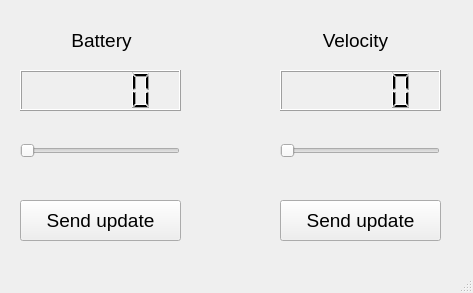
<?xml version="1.0" encoding="UTF-8"?>
<ui version="4.0">
 <class>MainWindow</class>
 <widget class="QMainWindow" name="MainWindow">
  <property name="geometry">
   <rect>
    <x>0</x>
    <y>0</y>
    <width>473</width>
    <height>293</height>
   </rect>
  </property>
  <property name="windowTitle">
   <string>MainWindow</string>
  </property>
  <widget class="QWidget" name="centralwidget">
   <widget class="QSlider" name="battery_slider">
    <property name="geometry">
     <rect>
      <x>20</x>
      <y>120</y>
      <width>160</width>
      <height>61</height>
     </rect>
    </property>
    <property name="singleStep">
     <number>10</number>
    </property>
    <property name="orientation">
     <enum>Qt::Horizontal</enum>
    </property>
   </widget>
   <widget class="QLCDNumber" name="battery_lcd">
    <property name="geometry">
     <rect>
      <x>20</x>
      <y>70</y>
      <width>161</width>
      <height>41</height>
     </rect>
    </property>
   </widget>
   <widget class="QLCDNumber" name="velocity_lcd">
    <property name="geometry">
     <rect>
      <x>280</x>
      <y>70</y>
      <width>161</width>
      <height>41</height>
     </rect>
    </property>
   </widget>
   <widget class="QSlider" name="velocity_slider">
    <property name="geometry">
     <rect>
      <x>280</x>
      <y>120</y>
      <width>160</width>
      <height>61</height>
     </rect>
    </property>
    <property name="singleStep">
     <number>10</number>
    </property>
    <property name="orientation">
     <enum>Qt::Horizontal</enum>
    </property>
   </widget>
   <widget class="QLabel" name="label">
    <property name="geometry">
     <rect>
      <x>26</x>
      <y>20</y>
      <width>151</width>
      <height>41</height>
     </rect>
    </property>
    <property name="font">
     <font>
      <pointsize>14</pointsize>
     </font>
    </property>
    <property name="text">
     <string>Battery</string>
    </property>
    <property name="alignment">
     <set>Qt::AlignCenter</set>
    </property>
   </widget>
   <widget class="QLabel" name="label_2">
    <property name="geometry">
     <rect>
      <x>280</x>
      <y>20</y>
      <width>151</width>
      <height>41</height>
     </rect>
    </property>
    <property name="font">
     <font>
      <pointsize>14</pointsize>
     </font>
    </property>
    <property name="text">
     <string>Velocity</string>
    </property>
    <property name="alignment">
     <set>Qt::AlignCenter</set>
    </property>
   </widget>
   <widget class="QPushButton" name="battery_update_button">
    <property name="geometry">
     <rect>
      <x>20</x>
      <y>200</y>
      <width>161</width>
      <height>41</height>
     </rect>
    </property>
    <property name="font">
     <font>
      <pointsize>14</pointsize>
     </font>
    </property>
    <property name="text">
     <string>Send update</string>
    </property>
   </widget>
   <widget class="QPushButton" name="velocity_update_button">
    <property name="geometry">
     <rect>
      <x>280</x>
      <y>200</y>
      <width>161</width>
      <height>41</height>
     </rect>
    </property>
    <property name="font">
     <font>
      <pointsize>14</pointsize>
     </font>
    </property>
    <property name="text">
     <string>Send update</string>
    </property>
   </widget>
  </widget>
  <widget class="QMenuBar" name="menubar">
   <property name="geometry">
    <rect>
     <x>0</x>
     <y>0</y>
     <width>473</width>
     <height>21</height>
    </rect>
   </property>
  </widget>
  <widget class="QStatusBar" name="statusbar"/>
 </widget>
 <resources/>
 <connections/>
</ui>
